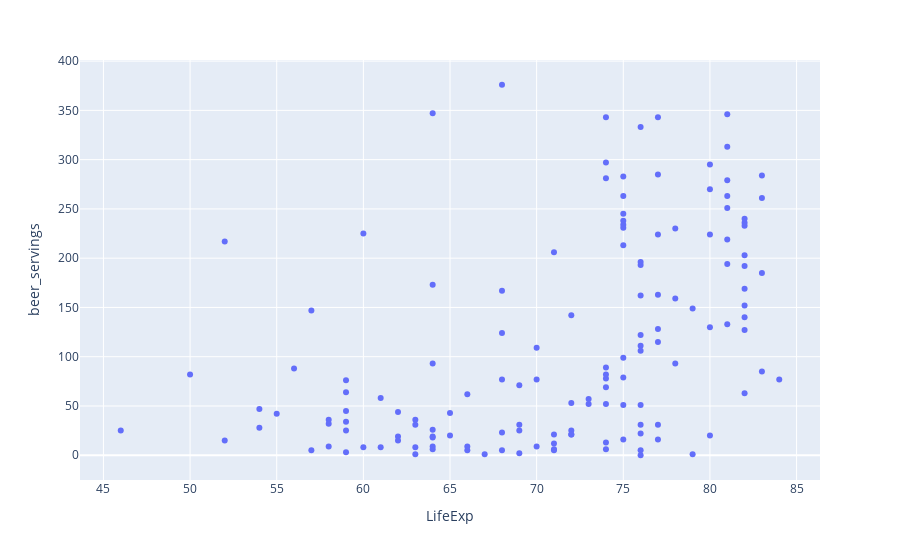

Here is the notebook cell this chart was saved with:
### Code cell
#cerveza
beer = px.scatter(df,x= 'LifeExp', y='beer_servings')
beer.show()

### Figure 1 — Plotly figure (JSON) as saved in the notebook; plotly's stock layout.template omitted (floating-point values rounded to 4 significant figures; data arrays with more than 128 entries replaced by an {"elided": "..."} marker saying what was removed)
{"data": [{"hovertemplate": "LifeExp=%{x}<br>beer_servings=%{y}<extra></extra>", "legendgroup": "", "marker": {"color": "#636efa", "symbol": "circle"}, "mode": "markers", "name": "", "orientation": "v", "showlegend": false, "type": "scatter", "x": {"elided": "143 int values"}, "xaxis": "x", "y": {"elided": "143 int values"}, "yaxis": "y"}], "layout": {"legend": {"tracegroupgap": 0}, "margin": {"t": 60}, "xaxis": {"anchor": "y", "domain": [0, 1], "title": {"text": "LifeExp"}}, "yaxis": {"anchor": "x", "domain": [0, 1], "title": {"text": "beer_servings"}}}}
